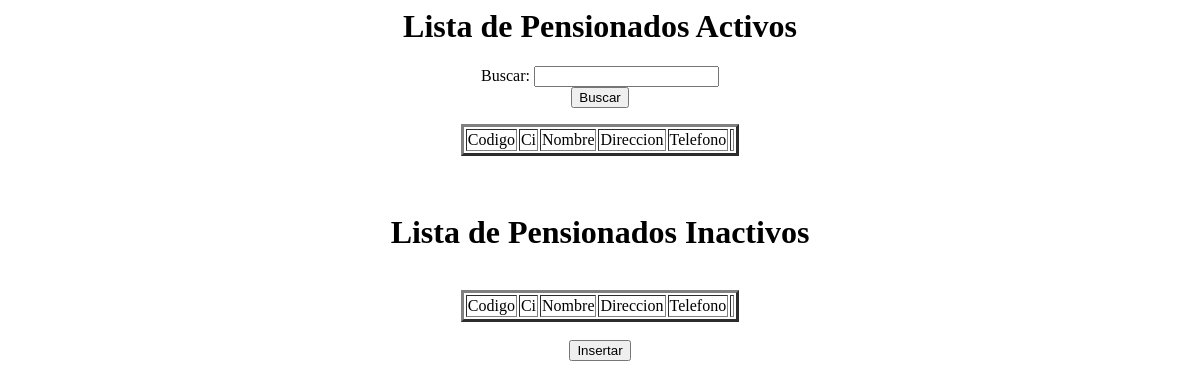
Page /Pensionados/listaPensionados.php on the earlier database version.
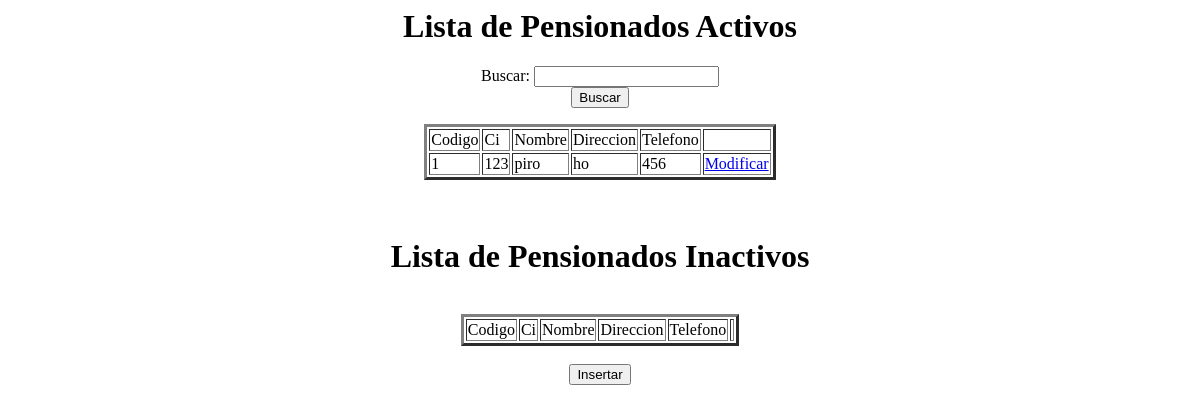
Same page on the later database version.
### tables this page shows
CREATE TABLE IF NOT EXISTS `pensionados` (
  `cod_pensionado` int(8) NOT NULL AUTO_INCREMENT,
  `ci` int(12) NOT NULL,
  `nombre` varchar(40) NOT NULL,
  `direccion` varchar(60) NOT NULL,
  `telefono` bigint(12) NOT NULL,
  `estado` tinyint(1) NOT NULL,
  PRIMARY KEY (`cod_pensionado`)
);

### Pensionados/listaPensionados.php (the view, shortened to what this page needs)
<HTML>
	<HEAD>
	</HEAD>
	<BODY>
		<?php
		function llenarTablaActivos(){
			$db = mysql_connect("localhost", "root", "root");
			$res=mysql_query("SELECT * FROM pensionados where estado='1'", $db);
			while($row=mysql_fetch_row($res)){
				$id=$row[0];
				echo "<TR>";
				echo "<TD>".$row[0]."</TD>";
				echo "<TD>".$row[1]."</TD>";
				echo "<TD>".$row[2]."</TD>";
				echo "<TD>".$row[3]."</TD>";
				echo "<TD>".$row[4]."</TD>";
				echo "<TD>"."<a href=\"editarPensionado.php?aux=$id\">Modificar</a>"."</TD>";
				echo "</TR>";
			}
		}
		?>
		<CENTER><H1>Lista de Pensionados Activos</H1>
		<FORM NAME="Datos" Method="POST" Action="listaPensionados.php">
			Buscar: <INPUT TYPE=Text NAME="buscar" VALUE=""><BR>
			<INPUT TYPE=Submit NAME="Buscar" VALUE="Buscar"><DD></DD>
		</FORM>
			<TABLE BORDER=3>
				<TR>
					<TD>Codigo</TD>
					<TD>Ci</TD>
					<TD>Nombre</TD>
					<TD>Direccion</TD>
					<TD>Telefono</TD>
					<TD></TD>
				</TR>
				<?php
				if(isset($_POST["Buscar"]))
				{
					llenarTablaBusqueda();
				}else{
					llenarTablaActivos();
				}
				?>
			</TABLE>
			<BR><BR>
			<H1>Lista de Pensionados Inactivos</H1><br>
				<TABLE BORDER=3>
				<TR>
					<TD>Codigo</TD>
					<TD>Ci</TD>
					<TD>Nombre</TD>
					<TD>Direccion</TD>
					<TD>Telefono</TD>
					<TD></TD>
				</TR>
				</TABLE>
			<br>
			<FORM Action="registrarPensionado.php">
				<INPUT TYPE=Submit NAME="Insertar" VALUE="Insertar">
			</FORM>
		</CENTER>
	</BODY>
</HTML>

Differences in the rows shown:
added pensionados: cod_pensionado "1", ci "123", nombre "piro", direccion "ho", telefono "456"
